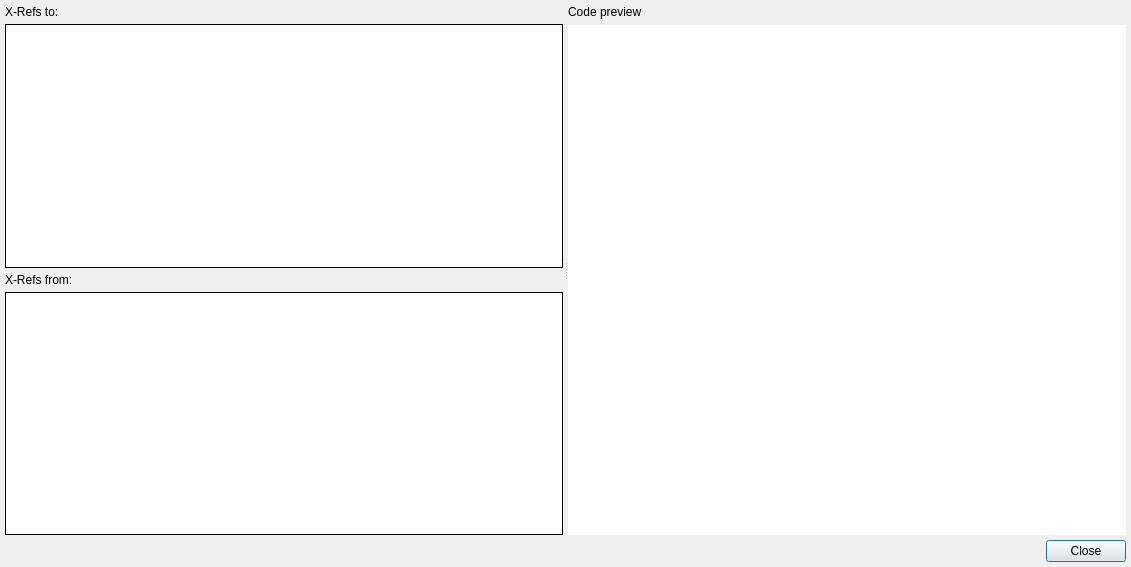
<?xml version="1.0" encoding="UTF-8"?>
<ui version="4.0">
 <class>XrefsDialog</class>
 <widget class="QDialog" name="XrefsDialog">
  <property name="geometry">
   <rect>
    <x>0</x>
    <y>0</y>
    <width>1131</width>
    <height>567</height>
   </rect>
  </property>
  <property name="windowTitle">
   <string notr="true">XRefs for </string>
  </property>
  <layout class="QVBoxLayout" name="verticalLayout_2">
   <property name="spacing">
    <number>5</number>
   </property>
   <property name="leftMargin">
    <number>5</number>
   </property>
   <property name="topMargin">
    <number>5</number>
   </property>
   <property name="rightMargin">
    <number>5</number>
   </property>
   <property name="bottomMargin">
    <number>5</number>
   </property>
   <item>
    <widget class="QSplitter" name="splitter">
     <property name="orientation">
      <enum>Qt::Horizontal</enum>
     </property>
     <property name="handleWidth">
      <number>5</number>
     </property>
     <widget class="QWidget" name="verticalLayoutWidget">
      <layout class="QVBoxLayout" name="xrefLayout">
       <property name="spacing">
        <number>5</number>
       </property>
       <item>
        <widget class="QLabel" name="label_xTo">
         <property name="text">
          <string notr="true">X-Refs to: </string>
         </property>
        </widget>
       </item>
       <item>
        <widget class="AddressableItemView" name="toTreeWidget">
         <property name="frameShape">
          <enum>QFrame::Box</enum>
         </property>
         <property name="frameShadow">
          <enum>QFrame::Plain</enum>
         </property>
         <property name="indentation">
          <number>5</number>
         </property>
         <property name="sortingEnabled">
          <bool>true</bool>
         </property>
        </widget>
       </item>
       <item>
        <widget class="QLabel" name="label_xFrom">
         <property name="text">
          <string notr="true">X-Refs from: </string>
         </property>
        </widget>
       </item>
       <item>
        <widget class="AddressableItemView" name="fromTreeWidget">
         <property name="frameShape">
          <enum>QFrame::Box</enum>
         </property>
         <property name="frameShadow">
          <enum>QFrame::Plain</enum>
         </property>
         <property name="indentation">
          <number>5</number>
         </property>
         <property name="sortingEnabled">
          <bool>true</bool>
         </property>
        </widget>
       </item>
      </layout>
     </widget>
     <widget class="QWidget" name="verticalLayoutWidget_2">
      <layout class="QVBoxLayout" name="previewLayout">
       <item>
        <widget class="QLabel" name="label">
         <property name="text">
          <string notr="true">Code preview</string>
         </property>
        </widget>
       </item>
       <item>
        <widget class="QPlainTextEdit" name="previewTextEdit">
         <property name="frameShape">
          <enum>QFrame::NoFrame</enum>
         </property>
         <property name="frameShadow">
          <enum>QFrame::Plain</enum>
         </property>
         <property name="lineWidth">
          <number>0</number>
         </property>
         <property name="lineWrapMode">
          <enum>QPlainTextEdit::NoWrap</enum>
         </property>
         <property name="readOnly">
          <bool>true</bool>
         </property>
         <property name="plainText">
          <string notr="true"/>
         </property>
         <property name="textInteractionFlags">
          <set>Qt::TextSelectableByKeyboard|Qt::TextSelectableByMouse</set>
         </property>
        </widget>
       </item>
      </layout>
     </widget>
    </widget>
   </item>
   <item>
    <widget class="QDialogButtonBox" name="buttonBox">
     <property name="orientation">
      <enum>Qt::Horizontal</enum>
     </property>
     <property name="standardButtons">
      <set>QDialogButtonBox::Close</set>
     </property>
    </widget>
   </item>
  </layout>
 </widget>
 <customwidgets>
  <customwidget>
   <class>AddressableItemView</class>
   <extends>QTreeView</extends>
   <header>widgets/AddressableItemList.h</header>
  </customwidget>
 </customwidgets>
 <resources/>
 <connections>
  <connection>
   <sender>buttonBox</sender>
   <signal>accepted()</signal>
   <receiver>XrefsDialog</receiver>
   <slot>accept()</slot>
   <hints>
    <hint type="sourcelabel">
     <x>248</x>
     <y>254</y>
    </hint>
    <hint type="destinationlabel">
     <x>157</x>
     <y>274</y>
    </hint>
   </hints>
  </connection>
  <connection>
   <sender>buttonBox</sender>
   <signal>rejected()</signal>
   <receiver>XrefsDialog</receiver>
   <slot>reject()</slot>
   <hints>
    <hint type="sourcelabel">
     <x>316</x>
     <y>260</y>
    </hint>
    <hint type="destinationlabel">
     <x>286</x>
     <y>274</y>
    </hint>
   </hints>
  </connection>
 </connections>
</ui>
